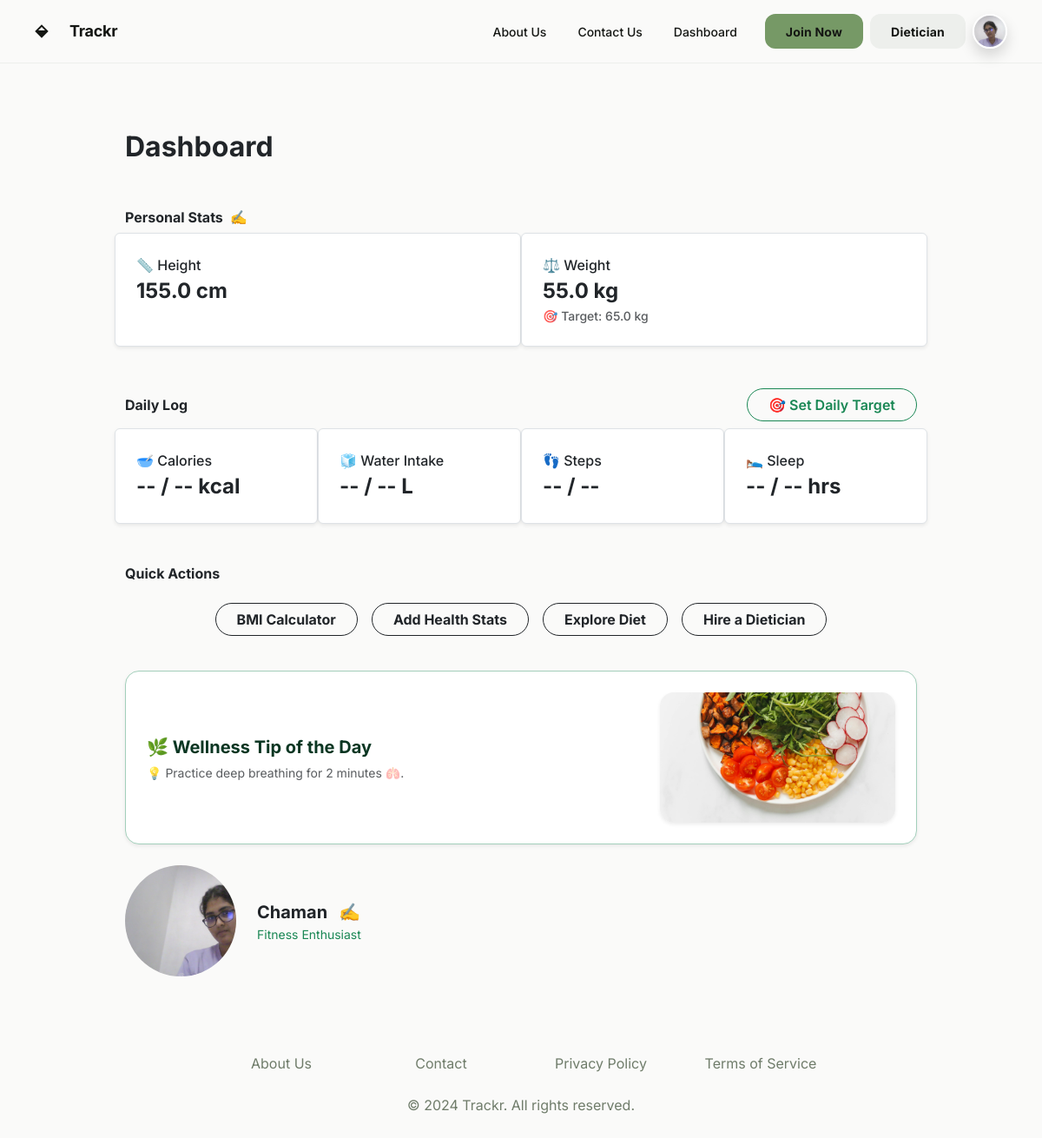
The page /dashboard/ (signed in) on the database its author committed.
### app/models.py (models this page shows, shortened)
class UserProfile(models.Model):
    user = models.OneToOneField(settings.AUTH_USER_MODEL, on_delete=models.CASCADE)
    mobile = models.PositiveIntegerField(
        validators=[MinValueValidator(1000000000), MaxValueValidator(9999999999)]
    )
    gender_choices = (("Male", "Male"), ("Female", "Female"), ("Other", "Other"))
    gender = models.CharField(max_length=10, choices=gender_choices)
    dob = models.DateField(null=True, default=None)
    photo = models.ImageField(upload_to="images", null=True, blank=True, default='images/default_profile.jpg')
    height = models.FloatField(help_text="Height in centimeters", null=True, blank=True)
    weight = models.FloatField(help_text="Weight in kilograms", null=True, blank=True)
    activity_level_choices = [
    ("Sedentary", "Sedentary (little or no exercise)"),
    ("Lightly active", "Lightly active (light exercise/sports 1-3 days/week)"),
    ("Moderately active", "Moderately active (moderate exercise 3-5 days/week)"),
    ("Very active", "Very active (hard exercise 6-7 days/week)"),
    ("Extra active", "Extra active (very hard exercise & physical job)"),
]
    activity_level = models.CharField(max_length=20, choices=activity_level_choices, null=True, blank=True)
    goal_choices = [
        ("Lose Weight", "Lose Weight"),
        ("Maintain Weight", "Maintain Weight"),
        ("Gain Muscle", "Gain Muscle"),
    ]
    goal = models.CharField(max_length=20, choices=goal_choices, null=True, blank=True)
    dietary_preference_choices = [
        ("Vegetarian", "Vegetarian"),
        ("Non-Vegetarian", "Non-Vegetarian"),
        ("Vegan", "Vegan"),
        ("Keto", "Keto"),
        ("Other", "Other"),
    ]
    dietary_preference = models.CharField(max_length=20, choices=dietary_preference_choices, null=True, blank=True)
    target_weight = models.FloatField(help_text="Target weight in kg", null=True, blank=True)
    medical_conditions = models.TextField(null=True, blank=True)
    allergies = models.TextField(null=True, blank=True)
    medications = models.TextField(null=True, blank=True)

class CustomUser(AbstractUser):
    is_user = models.BooleanField(default=False)
    is_dietician = models.BooleanField(default=False)
    class Meta:
        verbose_name = "CustomUser"

### app/views.py (the view)
# urls.py: path("dashboard/", views.user_dashboard, name="user_dashboard"),
@login_required
def user_dashboard(request):
    user = request.user
    profile = UserProfile.objects.filter(user=user).first()
    today_log = HealthLog.objects.filter(user=user, date=date.today()).first()
    tips = [
        "Stay hydrated 💧—aim for 8 glasses of water daily.",
        "Take a 5-minute stretch break every hour 🧘.",
        "Get at least 7–8 hours of sleep 😴.",
        "Eat a rainbow of fruits and vegetables 🌈🥗.",
        "Start your day with a brisk walk 🚶‍♂️☀️.",
        "Practice deep breathing for 2 minutes 🫁.",
    ]
    import hashlib
    hash_val = int(hashlib.sha256(str(date.today()).encode()).hexdigest(), 16)
    index = hash_val % len(tips)
    daily_tip = tips[index]
    return render(request, 'user_dashboard_base.html', {
        'profile': profile,
        'random_tip': daily_tip,
        'today_log': today_log,
    })

### app/templates/user_dashboard_base.html (shortened to what this page needs)
{% extends "base.html" %}
{% load static %}
{% block content %}
<div class="container-fluid py-5">
  <div class="mx-auto" style="max-width: 960px;">
    <div class="d-flex flex-wrap justify-content-between gap-3 p-4">
      <p class="text-dark fw-bold fs-2" style="min-width: 18rem;">Dashboard</p>
    </div>
    <h3 class="text-dark fw-bold px-4 pt-4 pb-2">
      Personal Stats<button type="button" class="border-0 bg-transparent p-0 ms-2" data-bs-toggle="modal" data-bs-target="#editStatsModal" title="Edit">✍</button>
    </h3>
    <div class="row px-4 g-4 mb-4">
      <div class="col-md border rounded shadow-sm p-4 bg-white">
        <p class="fw-medium">📏 Height</p>
        <p class="fw-bold fs-4">{{ profile.height|default:"--" }} cm</p>
      </div>
      <div class="col-md border rounded shadow-sm p-4 bg-white">
        <p class="fw-medium">⚖️ Weight</p>
        <p class="fw-bold fs-4">{{ profile.weight|default:"--" }} kg</p>
        <p class="fw-medium text-muted small">🎯 Target: {{ profile.target_weight|default:"--" }} kg</p>
      </div>
    </div>
    <div class="d-flex justify-content-between align-items-center px-4 pt-4 pb-2">
      <h3 class="text-dark fw-bold">Daily Log</h3>
      <button class="btn btn-outline-success rounded-pill px-4 fw-semibold" data-bs-toggle="modal" data-bs-target="#setTargetModal">
        🎯 Set Daily Target
      </button>
    </div>
    <div class="row px-4 g-4 mb-4">
      <div class="col-md border rounded shadow-sm p-4 bg-white">
        <p class="fw-medium">🥣 Calories</p>
        <p class="fw-bold fs-4">
          {{ today_log.calories|default:"--" }} / {{ profile.daily_calories|default:"--" }} kcal
        </p>
      </div>
      <div class="col-md border rounded shadow-sm p-4 bg-white">
        <p class="fw-medium">🧊 Water Intake</p>
        <p class="fw-bold fs-4">
          {{ today_log.water_intake|default:"--" }} / {{ profile.daily_water|default:"--" }} L
        </p>
      </div>
      <div class="col-md border rounded shadow-sm p-4 bg-white">
        <p class="fw-medium">👣 Steps</p>
        <p class="fw-bold fs-4">
          {{ today_log.steps|default:"--" }} / {{ profile.daily_steps|default:"--" }}
        </p>
      </div>
      <div class="col-md border rounded shadow-sm p-4 bg-white">
        <p class="fw-medium">🛌 Sleep</p>
        <p class="fw-bold fs-4">
          {{ today_log.sleep_hours|default:"--" }} / {{ profile.sleep_hours|default:"--" }} hrs
        </p>
      </div>
    </div>
<h3 class="text-dark fw-bold px-4 pt-4 pb-2">Quick Actions</h3>
<div class="d-flex justify-content-center">
  <div class="d-flex flex-row flex-wrap gap-3 px-4 py-3 justify-content-center" style="max-width: 100%;">
    <a href="{% url 'bmi_calculator' %}" class="btn btn-outline-dark rounded-pill px-4 fw-bold text-decoration-none">BMI Calculator</a>
    <a href="{% url 'health_stats' %}" class="btn btn-outline-dark rounded-pill px-4 fw-bold text-decoration-none">Add Health Stats</a>
    <a href="#" class="btn btn-outline-dark rounded-pill px-4 fw-bold text-decoration-none">Explore Diet</a>
    <a href="#" class="btn btn-outline-dark rounded-pill px-4 fw-bold text-decoration-none">Hire a Dietician</a>
  </div>
</div>
<div class="px-4 mt-4">
  <div class="d-flex flex-column flex-md-row justify-content-between align-items-center gap-4 bg-white p-4 rounded-4 shadow-sm border border-success-subtle">
    <div class="flex-grow-1">
      <p class="fw-bold text-success-emphasis fs-5 mb-1">
        🌿 Wellness Tip of the Day
      </p>
      <p class="text-muted small mb-0">
        💡 {{ random_tip }}
      </p>
    </div>
    <div class="rounded-4 shadow-sm overflow-hidden"
         style="flex: 1; min-height: 150px; background-image: url('{% static 'images/pexels-polina-tankilevitch-4519054.jpg' %}'); background-size: cover; background-position: center;">
    </div>
  </div>
</div>
<div class="px-4 mt-4">
  <div class="d-flex flex-column flex-md-row justify-content-between align-items-center gap-4">
    <div class="d-flex gap-4">
      <div class="rounded-circle" style="background-image: url('{% if profile.photo %}{{ profile.photo.url }}{% else %}https://ui-avatars.com/api/?name={{ user.first_name|default:'User' }}&background=cccccc&color=000000&size=128{% endif %}'); background-size: cover; width: 8rem; height: 8rem;"></div>
      <div class="d-flex flex-column justify-content-center">
        <p class="fw-bold fs-5 mb-0">
          {{ user.first_name|capfirst }}
          <button type="button" class="border-0 bg-transparent p-0 ms-2" data-bs-toggle="modal" data-bs-target="#editProfileModal" title="Edit">✍</button>
        </p>
        <p class="text-success small">{{ profile.bio|default:"Fitness Enthusiast" }}</p>
      </div>
    </div>
  </div>
</div>
  </div>
</div>
{% endblock content %}

### app/templates/base.html (shortened to what this page needs)
{% load static %}
<html>
  <head>
    <link
    href="https://cdn.jsdelivr.net/npm/bootstrap@5.3.7/dist/css/bootstrap.min.css"
    rel="stylesheet"
    />
    <script src="https://cdn.tailwindcss.com?plugins=forms,container-queries"></script>
  </head>
  <body>
    <div class="relative flex size-full min-h-screen flex-col bg-stone-50 group/design-root overflow-x-hidden" style='font-family: Inter, "Noto Sans", sans-serif;'>
      <div class="layout-container flex h-full grow flex-col">
        <header class="flex items-center justify-between whitespace-nowrap border-b border-solid border-b-[#edefec] px-10 py-3">
          <div class="flex items-center gap-4 text-[#141613]">
            <div class="size-4">
            </div>
            <h2 class="text-[#141613] text-lg font-bold leading-tight tracking-[-0.015em]">
             <a href="{% if user.is_authenticated %}/dashboard/{% else %}/{% endif %}" class="text-inherit text-decoration-none">Trackr</a>
            </h2>
          </div>
          <div class="flex flex-1 justify-end gap-8">
            <div class="flex items-center gap-9">
              <a class="text-[#141613] text-sm font-medium leading-normal" href="{% url 'aboutUs' %}">About Us</a>
              <a class="text-[#141613] text-sm font-medium leading-normal" href="{% url 'contactUs' %}">Contact Us</a>
              {% if request.user.is_authenticated %}
              <a class="text-[#141613] text-sm font-medium leading-normal" href="{% url 'user_dashboard' %}">Dashboard</a>
              {% endif %}
            </div>
            <div class="flex gap-2">
              {% if request.user.is_authenticated %}
              <a
                href="#"
                class="flex min-w-[84px] max-w-[480px] cursor-pointer items-center justify-center overflow-hidden rounded-xl h-10 px-4 bg-[#769966] text-[#141613] text-sm font-bold leading-normal tracking-[0.015em]"
              >
                <span class="truncate">Join Now</span>
              </a>
              <a
                href="#"
                class="flex min-w-[84px] max-w-[480px] cursor-pointer items-center justify-center overflow-hidden rounded-xl h-10 px-4 bg-[#edefec] text-[#141613] text-sm font-bold leading-normal tracking-[0.015em]"
              >
                <span class="truncate">Dietician</span>
              </a>
              <button type="button" class="border-0 bg-transparent p-0" data-bs-toggle="modal" data-bs-target="#editProfileModal">
                <div class="rounded-circle border border-2 border-white shadow overflow-hidden" style="width: 2.5rem; height: 2.5rem;">
                  <img src="{% if profile.photo %}{{ profile.photo.url }}{% else %}https://ui-avatars.com/api/?name={{ user.first_name|default:'User' }}&background=cccccc&color=000000&size=128{% endif %}"
                      alt="Profile Picture"
                      class="img-fluid w-100 h-100" style="object-fit: cover;">
                </div>
              </button>
              <link href="https://cdn.jsdelivr.net/npm/bootstrap-icons@1.10.5/font/bootstrap-icons.css" rel="stylesheet">
              {% endif %}
            </div>
          </div>
        </header>
        {% block content %}{% endblock content %}
        <footer class="flex justify-center">
          <div class="flex max-w-[960px] flex-1 flex-col">
            <footer class="flex flex-col gap-6 px-5 py-10 text-center @container">
              <div class="flex flex-wrap items-center justify-center gap-6 @[480px]:flex-row @[480px]:justify-around">
                <a class="text-[#6f7c6a] text-base font-normal leading-normal min-w-40" href="{% url "aboutUs" %}">About Us</a>
                <a class="text-[#6f7c6a] text-base font-normal leading-normal min-w-40" href="{% url "contactUs" %}">Contact</a>
                <a class="text-[#6f7c6a] text-base font-normal leading-normal min-w-40" href="{% url "privacy_policy" %}">Privacy Policy</a>
                <a class="text-[#6f7c6a] text-base font-normal leading-normal min-w-40" href="{% url "terms" %}">Terms of Service</a>
              </div>
              <p class="text-[#6f7c6a] text-base font-normal leading-normal">© 2024 Trackr. All rights reserved.</p>
            </footer>
          </div>
        </footer>
      </div>
    </div>
  </body>
</html>

### rows shown on the page
UserProfile: photo (picture), height "155.0", weight "55.0", target_weight "65.0"
CustomUser: first_name "Chaman"

### other values the page prints
{{ today_log.calories|default:"--" }} "--"
{{ profile.daily_calories|default:"--" }} "--"
{{ today_log.water_intake|default:"--" }} "--"
{{ profile.daily_water|default:"--" }} "--"
{{ today_log.steps|default:"--" }} "--"
{{ profile.daily_steps|default:"--" }} "--"
{{ today_log.sleep_hours|default:"--" }} "--"
{{ profile.sleep_hours|default:"--" }} "--"
{{ random_tip }} "Practice deep breathing for 2 minutes 🫁."
{{ profile.bio|default:"Fitness Enthusiast" }} "Fitness Enthusiast"
